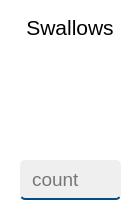
      <widget class="QFrame" name="frame_8">
       <property name="sizePolicy">
        <sizepolicy hsizetype="Fixed" vsizetype="Fixed">
         <horstretch>0</horstretch>
         <verstretch>0</verstretch>
        </sizepolicy>
       </property>
       <property name="minimumSize">
        <size>
         <width>140</width>
         <height>220</height>
        </size>
       </property>
       <property name="styleSheet">
        <string notr="true">background-color: white;
border-radius: 5px;</string>
       </property>
       <property name="frameShape">
        <enum>QFrame::StyledPanel</enum>
       </property>
       <property name="frameShadow">
        <enum>QFrame::Raised</enum>
       </property>
       <widget class="QLineEdit" name="swallows">
        <property name="geometry">
         <rect>
          <x>20</x>
          <y>160</y>
          <width>101</width>
          <height>40</height>
         </rect>
        </property>
        <property name="font">
         <font>
          <family>Yu Gothic UI</family>
          <pointsize>14</pointsize>
         </font>
        </property>
        <property name="styleSheet">
         <string notr="true">background-color: #EFEFEF;
border-style: solid;
border-width: 0 0 2px 0;
border-color: #004b88;
border-radius: 5px;
padding-left: 10px;</string>
        </property>
        <property name="placeholderText">
         <string>count</string>
        </property>
       </widget>
       <widget class="QLabel" name="label_9">
        <property name="geometry">
         <rect>
          <x>20</x>
          <y>10</y>
          <width>100</width>
          <height>30</height>
         </rect>
        </property>
        <property name="font">
         <font>
          <family>Yu Gothic UI</family>
          <pointsize>16</pointsize>
         </font>
        </property>
        <property name="text">
         <string>Swallows</string>
        </property>
        <property name="alignment">
         <set>Qt::AlignBottom|Qt::AlignHCenter</set>
        </property>
       </widget>
       <widget class="QLabel" name="label_24">
        <property name="geometry">
         <rect>
          <x>20</x>
          <y>50</y>
          <width>100</width>
          <height>100</height>
         </rect>
        </property>
        <property name="sizePolicy">
         <sizepolicy hsizetype="Fixed" vsizetype="Fixed">
          <horstretch>0</horstretch>
          <verstretch>0</verstretch>
         </sizepolicy>
        </property>
        <property name="minimumSize">
         <size>
          <width>100</width>
          <height>100</height>
         </size>
        </property>
        <property name="styleSheet">
         <string notr="true">QLabel {
    border-radius: 5px;
    border-image: url(:/img/img/swallows.png);
}</string>
        </property>
        <property name="text">
         <string/>
        </property>
        <property name="scaledContents">
         <bool>true</bool>
        </property>
       </widget>
      </widget>
